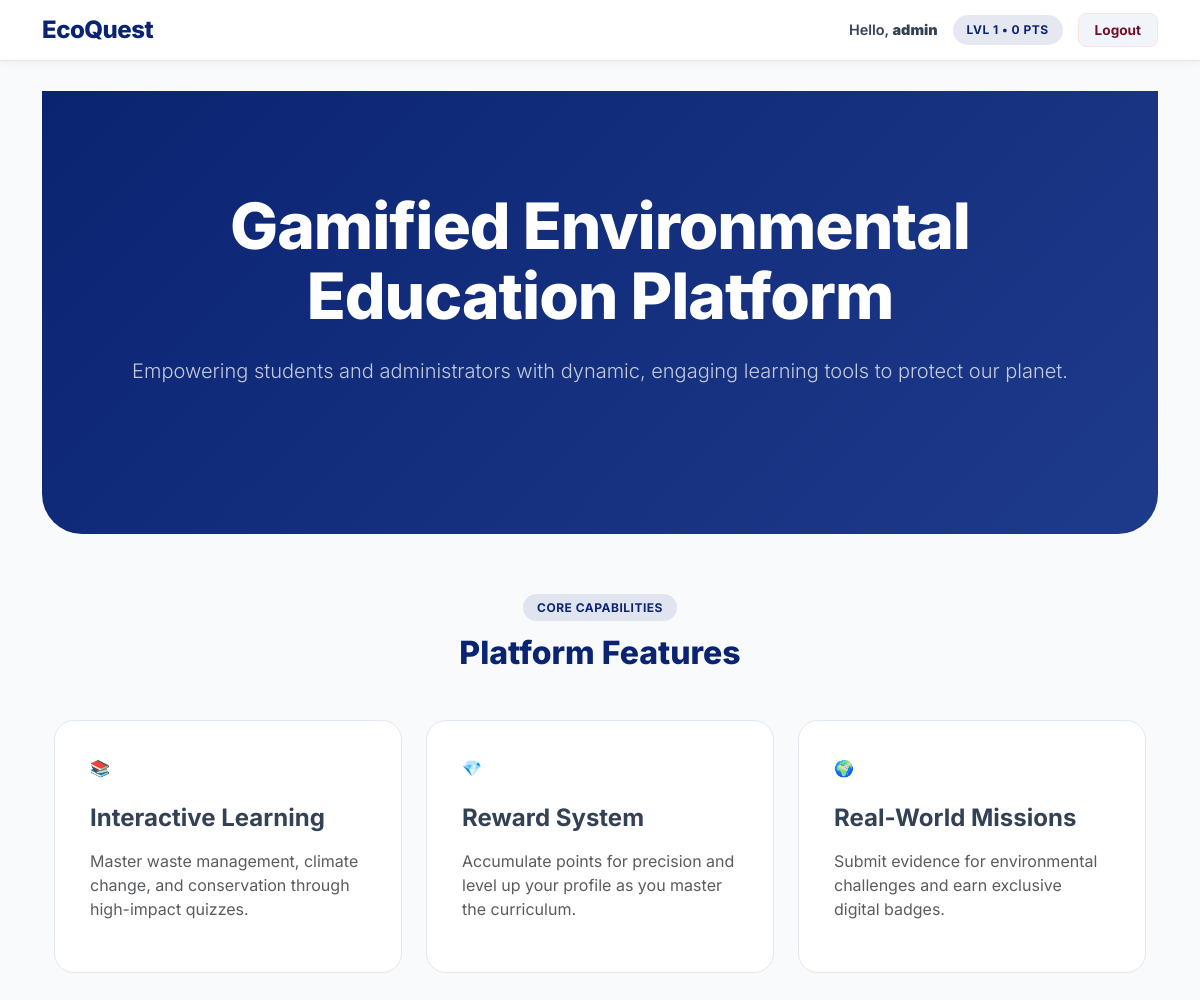
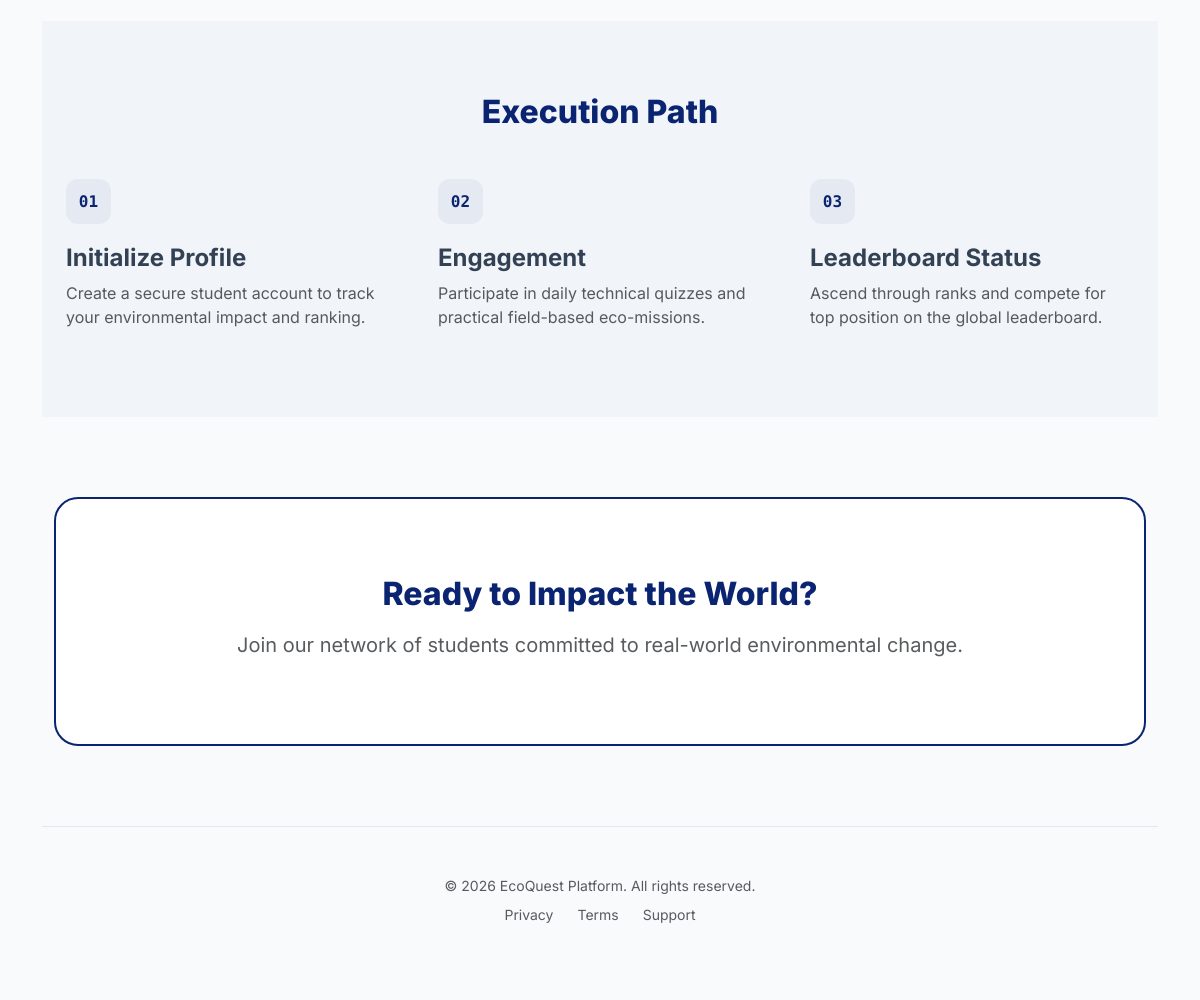
Page / (signed in) on the committed database (2 pictures, top to bottom).
### apps/accounts/models.py (models this page shows, shortened)
class User(AbstractUser):
    ROLE_CHOICES = (
        ('student', 'Student'),
        ('teacher', 'Teacher'),
        ('admin', 'Administrator'),
    )
    LEVEL_CHOICES = (
        (1, 'Bronze'),
        (2, 'Silver'),
        (3, 'Gold'),
    )
    role = models.CharField(max_length=20, choices=ROLE_CHOICES, default='student')
    assigned_teachers = models.ManyToManyField(
        'self',
        symmetrical=False,
        blank=True,
        related_name='my_students',
        limit_choices_to={'role': 'teacher'},
        help_text="Master Admin: Assign this student to multiple teachers."
    )
    school = models.CharField(max_length=100, blank=True)
    grade = models.CharField(max_length=50, blank=True)
    points = models.IntegerField(default=0)
    level = models.IntegerField(default=1, choices=LEVEL_CHOICES)
    total_quizzes_taken = models.IntegerField(default=0)
    total_correct_answers = models.IntegerField(default=0)
    last_active = models.DateTimeField(default=timezone.now)
    avatar = models.ImageField(upload_to='avatars/', null=True, blank=True)
    bio = models.TextField(max_length=500, blank=True)
    class Meta:
        ordering = ['-points', 'username']
        verbose_name = 'User'
        verbose_name_plural = 'Users'

### apps/accounts/views.py (the view)
# urls.py: path('', accounts_views.index_view, name='index'),
def index_view(request):
    return render(request, 'index.html')

### templates/index.html (shortened to what this page needs)
{% extends 'base.html' %}
{% block content %}
<header class="hero-section">
    <div class="container text-center">
        <h1 class="display-3 hero-title mb-4">Gamified Environmental<br>Education Platform</h1>
        <p class="lead mb-5 opacity-75 max-w-2xl mx-auto">
            Empowering students and administrators with dynamic, engaging learning tools to protect our planet.
        </p>
    </div>
</header>
<div class="container mb-5">
    <div class="text-center mb-5">
        <span class="admin-badge">Core Capabilities</span>
        <h2 class="fw-800 mt-3" style="color: var(--brand-navy); font-weight: 800;">Platform Features</h2>
    </div>
    <div class="row g-4">
        <div class="col-lg-4 col-md-6">
            <div class="feature-card">
                <div class="stat-icon icon-live mb-4">📚</div>
                <h3 class="fw-bold h4 mb-3">Interactive Learning</h3>
                <p class="text-muted">Master waste management, climate change, and conservation through high-impact quizzes.</p>
            </div>
        </div>
        <div class="col-lg-4 col-md-6">
            <div class="feature-card">
                <div class="stat-icon icon-present mb-4">💎</div>
                <h3 class="fw-bold h4 mb-3">Reward System</h3>
                <p class="text-muted">Accumulate points for precision and level up your profile as you master the curriculum.</p>
            </div>
        </div>
        <div class="col-lg-4 col-md-12">
            <div class="feature-card">
                <div class="stat-icon icon-total mb-4">🌍</div>
                <h3 class="fw-bold h4 mb-3">Real-World Missions</h3>
                <p class="text-muted">Submit evidence for environmental challenges and earn exclusive digital badges.</p>
            </div>
        </div>
    </div>
</div>
<div class="container-fluid py-5" style="background-color: #f1f5f9;">
    <div class="container py-4">
        <h2 class="text-center fw-800 mb-5" style="color: var(--brand-navy); font-weight: 800;">Execution Path</h2>
        <div class="row g-5">
            <div class="col-md-4">
                <div class="step-number">01</div>
                <h4 class="fw-bold">Initialize Profile</h4>
                <p class="text-muted">Create a secure student account to track your environmental impact and ranking.</p>
            </div>
            <div class="col-md-4">
                <div class="step-number">02</div>
                <h4 class="fw-bold">Engagement</h4>
                <p class="text-muted">Participate in daily technical quizzes and practical field-based eco-missions.</p>
            </div>
            <div class="col-md-4">
                <div class="step-number">03</div>
                <h4 class="fw-bold">Leaderboard Status</h4>
                <p class="text-muted">Ascend through ranks and compete for top position on the global leaderboard.</p>
            </div>
        </div>
    </div>
</div>
<div class="container">
    <div class="cta-banner">
        <h2 class="fw-800 mb-3" style="color: var(--brand-navy); font-weight: 800;">Ready to Impact the World?</h2>
        <p class="text-muted mb-4 fs-5">Join our network of students committed to real-world environmental change.</p>
    </div>
</div>
<footer class="container text-center py-5">
    <p class="text-muted small mb-2">&copy; 2026 EcoQuest Platform. All rights reserved.</p>
    <div class="d-flex justify-content-center gap-4">
        <a href="#" class="text-decoration-none text-muted small hover-navy">Privacy</a>
        <a href="#" class="text-decoration-none text-muted small hover-navy">Terms</a>
        <a href="#" class="text-decoration-none text-muted small hover-navy">Support</a>
    </div>
</footer>
{% endblock %}

### templates/base.html (shortened to what this page needs)
<!DOCTYPE html>
<html lang="en">
<head>
    {% load static %}
    <link href="https://cdn.jsdelivr.net/npm/bootstrap@5.3.0/dist/css/bootstrap.min.css" rel="stylesheet">
</head>
<body>
    <nav class="navbar">
        <div class="container d-flex justify-content-between align-items-center">
            <a href="/" class="brand-name">EcoQuest</a>
            <div class="user-section">
                {% if user.is_authenticated %}
                    <span class="user-welcome">Hello, <b>{{ user.username }}</b></span>
                    {% if user.role == 'student' %}
                        <span class="admin-badge">
                            Lvl {{ user.level }} • {{ user.points }} pts
                        </span>
                    {% endif %}
                    <form method="post" action="{% url 'logout' %}" class="m-0">
                        <button type="submit" class="btn-logout">Logout</button>
                    </form>
                {% else %}
                    <div class="d-flex gap-2">
                        <a href="{% url 'login' %}" class="nav-link-custom">Login</a>
                        <a href="{% url 'register' %}" class="nav-link-custom" style="background: var(--brand-navy); color: white;">Register</a>
                    </div>
                {% endif %}
            </div>
        </div>
    </nav>
    <main class="container">
        {% block content %}{% endblock %}
    </main>
</body>
</html>

### templates/base.html (style rules this page uses)
:root { --brand-navy: #0A2472; --brand-crimson: #740f28; --brand-white: #ffffff; --bg-light: #f8fafc; --text-main: #334155; --text-muted: #64748b; --border-color: #e2e8f0; }
body { font-family: 'Inter', sans-serif; background-color: var(--bg-light); color: var(--text-main); margin: 0; padding-bottom: 50px; }
.navbar { background-color: var(--brand-white); box-shadow: 0 2px 10px rgba(0, 0, 0, 0.05); padding: 12px 0; margin-bottom: 30px; border-bottom: 1px solid var(--border-color); }
.brand-name { margin: 0; font-size: 1.5rem; font-weight: 800; color: var(--brand-navy); text-decoration: none; letter-spacing: -0.5px; }
.user-section { display: flex; align-items: center; gap: 15px; }
.user-welcome { font-weight: 600; color: var(--text-main); font-size: 0.9rem; }
.admin-badge { background-color: rgba(10, 36, 114, 0.1); color: var(--brand-navy); font-weight: 700; padding: 6px 14px; border-radius: 20px; font-size: 0.75rem; text-transform: uppercase; letter-spacing: 0.5px; }
.btn-logout { background-color: #f1f5f9; color: var(--brand-crimson); border: 1px solid #fee2e2; padding: 6px 16px; border-radius: 8px; font-weight: 700; font-size: 0.85rem; transition: all 0.2s; }

### templates/index.html (style rules this page uses)
.hero-section { background: linear-gradient(135deg, var(--brand-navy) 0%, #1e3a8a 100%); padding: 100px 0; color: white; border-radius: 0 0 40px 40px; margin-bottom: 60px; }
.hero-title { font-weight: 800; letter-spacing: -1px; line-height: 1.1; }
.feature-card { background: var(--brand-white); border-radius: 20px; padding: 35px; border: 1px solid var(--border-color); transition: all 0.3s ease; height: 100%; }
.step-number { font-family: 'Fira Code', monospace; color: var(--brand-navy); background: rgba(10, 36, 114, 0.05); width: 45px; height: 45px; display: flex; align-items: center; justify-content: center; border-radius: 12px; font-weight: 700; margin-bottom: 20px; }
.cta-banner { background-color: var(--brand-white); border: 2px solid var(--brand-navy); border-radius: 24px; padding: 60px; margin: 80px 0; text-align: center; }
footer { border-top: 1px solid var(--border-color); padding-top: 40px; margin-top: 60px; }

### rows in the picture
User: username "admin", level "1", points "0"
